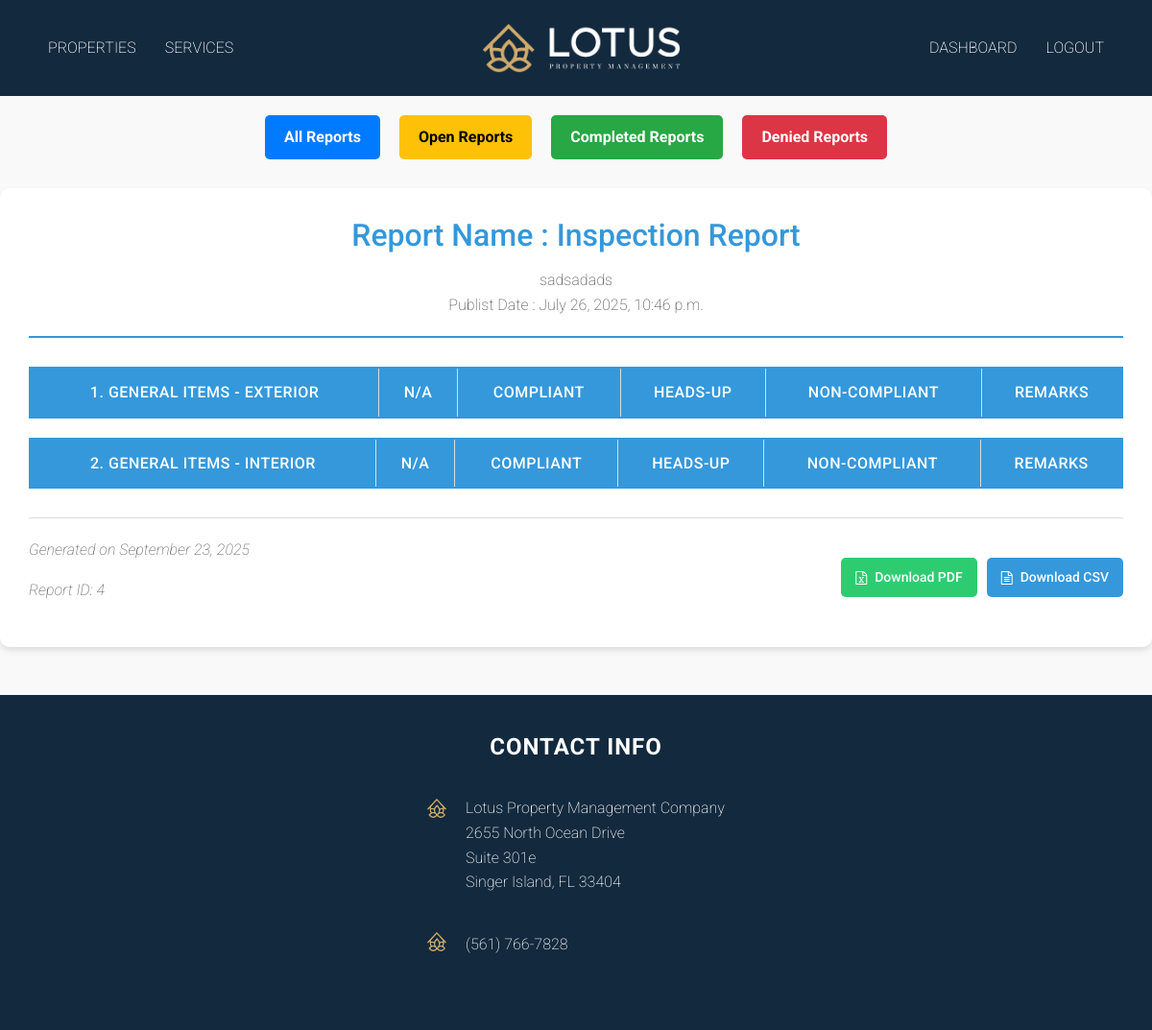
/my-reports/ (signed in), run on the app's committed database.
### walkthroughreport/models.py (models this page shows)
class WalkthroughReport(models.Model):
    user = models.ForeignKey(Client, on_delete=models.CASCADE)  # Use Client from mainapp
    property = models.ForeignKey(PropertyManagement, on_delete=models.CASCADE, blank=True, null=True)
    name = models.CharField(max_length=100, blank=True, null=True)
    description = models.CharField(max_length=200, blank=True, null=True)
    updatedate = models.DateField(blank=True, null=True)
    datetime = models.DateTimeField(auto_now_add=True, blank=True, null=True)
    cost = models.IntegerField(default=0, blank=True, null=True)
    cost_notes = models.CharField(max_length=500, blank=True, null=True)
    status = models.CharField(max_length=20, choices=STATUS_CHOICES, default='Open', blank=True, null=True)
    item_status_check = models.BooleanField(default=False)
    status_remarks = models.CharField(max_length=500, blank=True, null=True)
    client_approval = models.CharField(max_length=10, choices=APPROVAL_CHOICES, default='Pending', blank=True)
    completation_denied_date = models.DateField(blank=True, null=True)

### mainapp/views.py (the view)
# urls.py: path('my-reports/', views.my_reports_view, name='my_reports'),
def my_reports_view(request):
    client_id = request.session.get('client_id')
    if not client_id:
        return redirect('client_login')  # optional: in case someone accesses directly
    reports = WalkthroughReport.objects.filter(user_id=client_id)
    return render(request, 'mainapp/walktrug/my_reports.html', {'reports': reports})

### template/mainapp/walktrug/my_reports.html (shortened to what this page needs)
{% extends 'outbase.html' %}
{% load static %}
{% block content %}
<div style="display: flex; justify-content: center; gap: 20px; margin: 20px;">
    <a href="{% url 'mainapp:all_reports' %}" style="padding: 10px 20px; background-color: #007bff; color: white; text-decoration: none; border-radius: 5px; font-weight: bold; transition: 0.3s;">All Reports</a>
    <a href="{% url 'mainapp:open_reports' %}" style="padding: 10px 20px; background-color: #ffc107; color: black; text-decoration: none; border-radius: 5px; font-weight: bold; transition: 0.3s;">Open Reports</a>
    <a href="{% url 'mainapp:completed_reports' %}" style="padding: 10px 20px; background-color: #28a745; color: white; text-decoration: none; border-radius: 5px; font-weight: bold; transition: 0.3s;">Completed Reports</a>
    <a href="{% url 'mainapp:denied_reports' %}" style="padding: 10px 20px; background-color: #dc3545; color: white; text-decoration: none; border-radius: 5px; font-weight: bold; transition: 0.3s;">Denied Reports</a>
</div>
{% for report in reports %}
    {% if report.id %}
        <div class="container report-container" id="report-{{ report.id }}">
            <div class="report-header">
                <h1 class="report-title"> Report Name : {% if report.name %}{{ report.name }}{% else %}Inspection Report{% endif %}</h1>
                {% if report.description %}
                    <p class="report-description">{{ report.description }}</p>
                    <p class="report-description">Publist Date : {{ report.datetime }}</p>
                {% endif %}
            </div>
            <table class="questionnaire-table">
                <thead>
                    <tr>
                        <th>1. General Items - Exterior</th>
                        <th>N/A</th>
                        <th>Compliant</th>
                        <th>Heads-Up</th>
                        <th>Non-Compliant</th>
                        <th>Remarks</th>
                    </tr>
                </thead>
            </table>
            <table class="questionnaire-table">
                <thead>
                    <tr>
                        <th>2. General Items - Interior</th>
                        <th>N/A</th>
                        <th>Compliant</th>
                        <th>Heads-Up</th>
                        <th>Non-Compliant</th>
                        <th>Remarks</th>
                    </tr>
                </thead>
            </table>
            <div class="report-footer">
                <div class="report-meta">
                    <p>Generated on {% now "F d, Y" %}</p>
                    <p>Report ID: {{ report.id }}</p>
                </div>
                <div class="download-buttons">
                    <a href="{% url 'walkthroughreport:export_pdf' report.id %}" class="btn btn-success">
                        <i class="fa fa-file-excel-o"></i> Download PDF
                    </a>
                    <a href="{% url 'walkthroughreport:export_csv' report.id %}" class="btn btn-primary">
                        <i class="fa fa-file-text-o"></i> Download CSV
                    </a>
                </div>
            </div>
        </div>
    {% endif %}
{% empty %}
    <p>No reports found.</p>
{% endfor %}
<link rel="stylesheet" href="https://cdnjs.cloudflare.com/ajax/libs/font-awesome/4.7.0/css/font-awesome.min.css">
{% endblock content %}

### template/mainapp/walktrug/my_reports.html (style rules this page uses)
:root { --primary-color: #3498db; --secondary-color: #2980b9; --accent-color: #e74c3c; --bg-color: #f9f9f9; --text-color: #333; --border-color: #ddd; --shadow: 0 4px 6px rgba(0, 0, 0, 0.1); }
* { box-sizing: border-box; }
body { font-family: 'Segoe UI', Tahoma, Geneva, Verdana, sans-serif; background-color: var(--bg-color); color: var(--text-color); line-height: 1.6; }
.container { max-width: 1200px; margin: 30px auto; background-color: white; border-radius: 10px; box-shadow: var(--shadow); padding: 30px; }
.report-header { margin-bottom: 30px; text-align: center; border-bottom: 2px solid var(--primary-color); padding-bottom: 20px; }
.report-title { font-size: 32px; color: var(--primary-color); margin-bottom: 15px; }
.report-description { font-size: 16px; color: #666; max-width: 800px; margin: 0 auto; line-height: 1.6; }
.questionnaire-table { width: 100%; border-collapse: collapse; margin-top: 20px; border: 2px solid var(--primary-color); }
.questionnaire-table th, .questionnaire-table td { padding: 12px 15px; border: 1px solid var(--border-color); text-align: center; }
.questionnaire-table th { background-color: var(--primary-color); color: white; font-weight: 500; text-transform: uppercase; letter-spacing: 0.5px; }
.report-footer { margin-top: 30px; display: flex; justify-content: space-between; align-items: center; border-top: 1px solid var(--border-color); padding-top: 20px; }
.report-meta { color: #777; font-style: italic; }
.download-buttons { display: flex; gap: 10px; }
.download-buttons a, .download-buttons button { text-decoration: none; padding: 10px 15px; border-radius: 5px; color: white; font-weight: 500; display: flex; align-items: center; gap: 8px; transition: all 0.3s ease; cursor: pointer; border: none; font-size: 14px; }
.btn-success { background-color: #2ecc71; }
.btn-primary { background-color: #3498db; }

### template/outbase.html (style rules this page uses)
body, p, h1, h2, h3, h4, h5, h6, a, span, div, li, button, input, textarea, label { font-family: "Roboto", sans-serif !important; }

### data on the page
WalkthroughReport: shows "Inspection Report", description "sadsadads", datetime "July 26, 2025, 10:46 p.m.", now "September 23, 2025", id "4"
